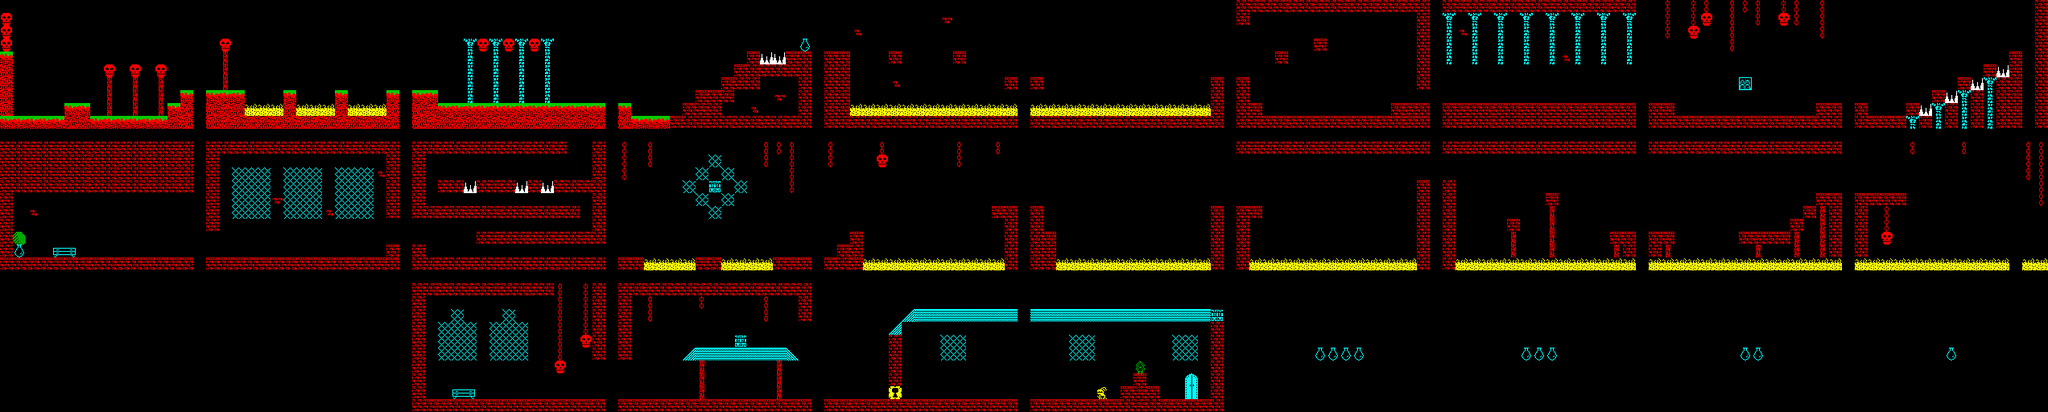

This game map was drawn from its Tiled (.tmx) file and the tilesets committed beside it. A one-line description and the trimmed map source follow:
An orthogonal 159x32 tile map with 16x16 px tiles, 1 tile layer (map), 2 tilesets and 82 objects (44x 2, 20x 4, 8x 1).

<map version="1.0" orientation="orthogonal" width="159" height="32" tilewidth="16" tileheight="16">
 <properties>
  <property name="lock" value="15" />
 </properties>
 <tileset firstgid="1" name="work" tilewidth="16" tileheight="16">
  <image source="../gfx/work.png" width="256" height="48" />
 </tileset>
 <tileset firstgid="49" name="sprites" tilewidth="16" tileheight="16">
  <image source="../gfx/sprites.png" width="256" height="32" />
 </tileset>
 <layer name="map" width="159" height="32">
  <data>[5088 cells, 4500 non-empty, 30 distinct tile ids]</data>
 </layer>
 <objectgroup name="enems" width="159" height="32">
  <object gid="69" x="112" y="144" />
  <object gid="71" x="192" y="144" />
  <object gid="73" x="320" y="80" />
  <object gid="75" x="320" y="128" />
  <object type="4" gid="73" x="384" y="80" />
  <object type="4" gid="75" x="384" y="128" />
  <object type="4" gid="69" x="544" y="128" />
  <object type="4" gid="71" x="624" y="128" />
  <object type="1" gid="69" x="640" y="128" />
  <object type="1" gid="71" x="736" y="128" />
  <object type="1" gid="69" x="896" y="144" />
  <object type="1" gid="71" x="976" y="144" />
  <object type="4" gid="73" x="800" y="64" />
  <object gid="75" x="880" y="112" />
  <object type="4" gid="75" x="880" y="112" />
  <object gid="73" x="1216" y="48" />
  <object gid="75" x="1216" y="96" />
  <object type="4" gid="73" x="448" y="64" />
  <object type="4" gid="75" x="448" y="128" />
  <object type="4" gid="73" x="1120" y="32" />
  <object type="4" gid="75" x="1168" y="64" />
  <object type="2" gid="69" x="1840" y="128" />
  <object type="2" gid="71" x="1904" y="128" />
  <object type="2" gid="69" x="1888" y="128" />
  <object type="2" gid="71" x="1968" y="128" />
  <object type="2" gid="65" x="2112" y="144" />
  <object gid="67" x="2208" y="144" />
  <object type="2" gid="67" x="2208" y="144" />
  <object type="2" gid="73" x="1696" y="112" />
  <object type="2" gid="75" x="1728" y="112" />
  <object type="4" gid="73" x="2112" y="80" />
  <object type="4" gid="75" x="2192" y="128" />
  <object type="2" gid="65" x="2320" y="144" />
  <object type="2" gid="67" x="2352" y="144" />
  <object type="2" gid="73" x="528" y="288" />
  <object type="2" gid="75" x="576" y="304" />
  <object type="4" gid="73" x="1616" y="112" />
  <object type="4" gid="75" x="1680" y="112" />
  <object type="4" gid="73" x="2512" y="32" />
  <object type="4" gid="75" x="2512" y="80" />
  <object type="2" gid="73" x="1968" y="80" />
  <object type="2" gid="75" x="1968" y="112" />
  <object type="2" gid="69" x="336" y="272" />
  <object type="2" gid="71" x="336" y="320" />
  <object type="2" gid="65" x="352" y="288" />
  <object type="2" gid="67" x="432" y="320" />
  <object type="4" gid="65" x="96" y="272" />
  <object type="4" gid="67" x="176" y="320" />
  <object type="2" gid="73" x="800" y="288" />
  <object type="2" gid="75" x="848" y="320" />
  <object type="2" gid="73" x="944" y="288" />
  <object type="2" gid="75" x="896" y="320" />
  <object type="2" gid="77" x="1136" y="224" />
  <object type="2" gid="79" x="1136" y="304" />
  <object gid="77" x="1328" y="272" />
  <object gid="79" x="1472" y="272" />
  <object type="2" gid="73" x="1360" y="240" />
  <object type="2" gid="75" x="1424" y="288" />
  <object type="2" gid="77" x="1584" y="320" />
  <object type="2" gid="79" x="1664" y="320" />
  <object type="2" gid="77" x="1712" y="224" />
  <object type="2" gid="79" x="1712" y="320" />
  <object type="1" gid="73" x="1632" y="240" />
  <object type="1" gid="75" x="1680" y="288" />
  <object type="2" gid="73" x="1968" y="224" />
  <object type="2" gid="75" x="1968" y="288" />
  <object type="2" gid="69" x="2160" y="288" />
  <object type="2" gid="71" x="2208" y="288" />
  <object type="2" gid="77" x="1312" y="112" />
  <object type="2" gid="79" x="1376" y="112" />
  <object type="2" gid="77" x="1392" y="112" />
  <object type="2" gid="79" x="1488" y="112" />
  <object type="1" gid="73" x="2112" y="256" />
  <object type="1" gid="75" x="2112" y="304" />
  <object type="2" gid="65" x="800" y="496" />
  <object type="2" gid="67" x="848" y="496" />
  <object type="2" gid="69" x="880" y="464" />
  <object type="2" gid="71" x="944" y="496" />
  <object type="4" gid="65" x="1152" y="464" />
  <object type="4" gid="67" x="1216" y="496" />
  <object type="2" gid="65" x="1824" y="224" />
  <object type="2" gid="67" x="1824" y="272" />
 </objectgroup>
</map>
